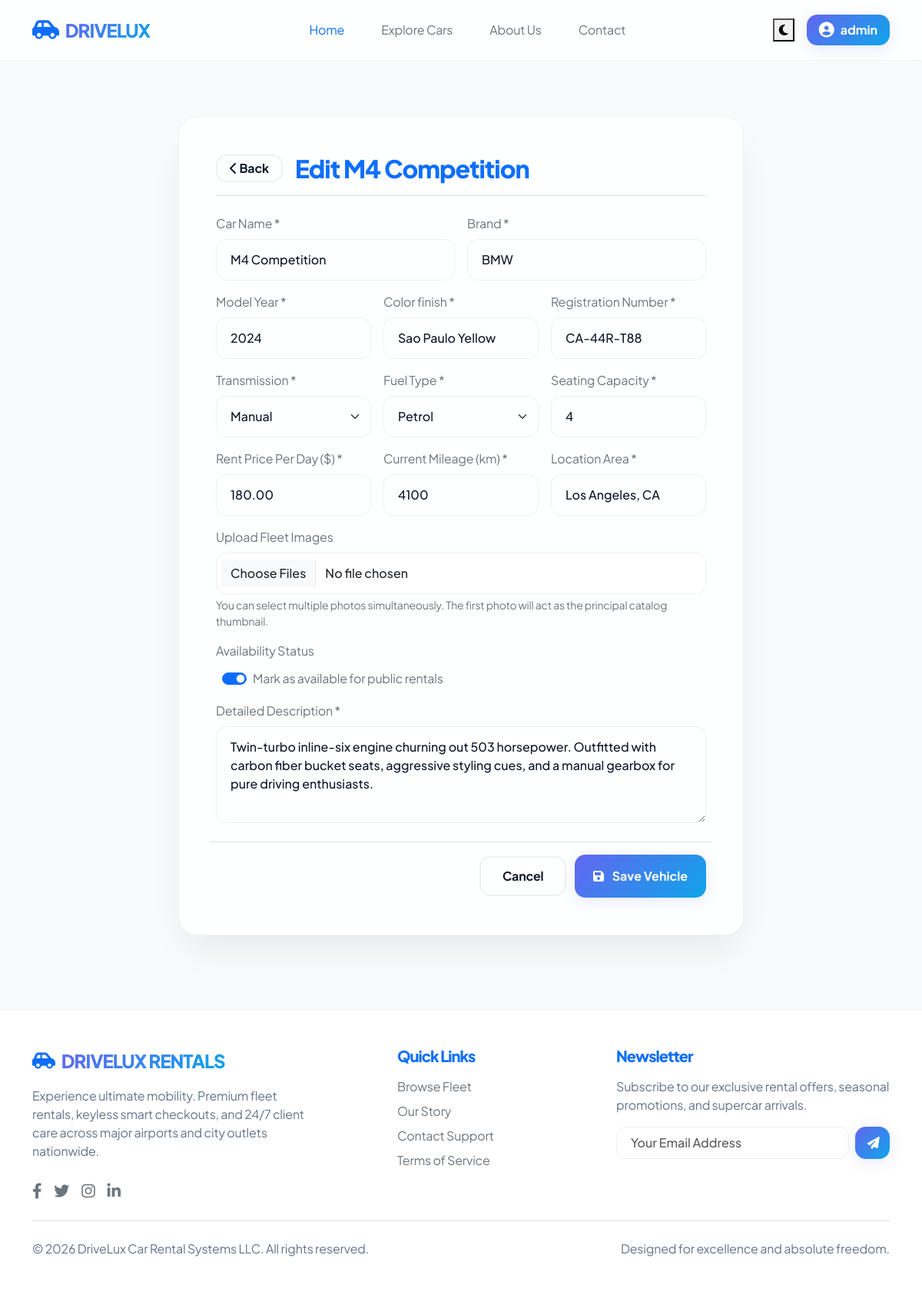
The page /cars/admin/car/edit/4/ (signed in) on the database its author committed.
### apps/cars/models.py (models this page shows, shortened)
class Car(models.Model):
    TRANSMISSION_CHOICES = (
        ('Automatic', 'Automatic'),
        ('Manual', 'Manual'),
    )
    FUEL_CHOICES = (
        ('Petrol', 'Petrol'),
        ('Diesel', 'Diesel'),
        ('Electric', 'Electric'),
        ('Hybrid', 'Hybrid'),
    )
    name = models.CharField(max_length=100)
    brand = models.CharField(max_length=50)
    model_year = models.IntegerField()
    color = models.CharField(max_length=30)
    transmission_type = models.CharField(max_length=20, choices=TRANSMISSION_CHOICES, default='Automatic')
    fuel_type = models.CharField(max_length=20, choices=FUEL_CHOICES, default='Petrol')
    seating_capacity = models.IntegerField(default=5)
    rent_price_per_day = models.DecimalField(max_digits=10, decimal_places=2)
    is_available = models.BooleanField(default=True)
    description = models.TextField()
    location = models.CharField(max_length=100)
    mileage = models.IntegerField(help_text="Mileage in km")
    registration_number = models.CharField(max_length=50, unique=True)
    created_at = models.DateTimeField(auto_now_add=True)

### apps/cars/views.py (the view)
# urls.py: path('admin/car/edit/<int:car_id>/', views.admin_edit_car, name='admin_edit_car'),
@login_required
def admin_edit_car(request, car_id):
    if not (hasattr(request.user, 'profile') and request.user.profile.role == 'admin'):
        messages.error(request, "Unauthorized access.")
        return redirect('home')
    car = get_object_or_404(Car, id=car_id)
    if request.method == 'POST':
        form = CarForm(request.POST, request.FILES, instance=car)
        if form.is_valid():
            form.save()
            images = request.FILES.getlist('images')
            for img in images:
                is_primary = not car.images.exists()
                CarImage.objects.create(car=car, image=img, is_primary=is_primary)
            messages.success(request, f"Successfully updated {car.brand} {car.name}!")
            return redirect('admin_dashboard')
        else:
            messages.error(request, "Failed to update vehicle. Please correct errors.")
    else:
        form = CarForm(instance=car)
    return render(request, 'cars/admin_car_form.html', {'form': form, 'car': car, 'title': f'Edit {car.name}'})

### templates/cars/admin_car_form.html (shortened to what this page needs)
{% extends 'base.html' %}
{% block content %}
<div class="container py-5 mt-4">
    <div class="row justify-content-center">
        <div class="col-lg-8">
            <div class="glass-panel p-4 p-md-5">
                <div class="d-flex align-items-center gap-3 mb-4 pb-3 border-bottom border-color">
                    <a href="{% url 'admin_dashboard' %}" class="btn btn-premium-outline py-1 px-3 fs-7" title="Go Back"><i class="fas fa-chevron-left"></i> Back</a>
                    <h2 class="text-primary mb-0 font-weight-800">{{ title }}</h2>
                </div>
                <form method="POST" enctype="multipart/form-data" class="row g-3">
                    <div class="col-md-6">
                        <label class="form-label text-secondary font-weight-600">Car Name *</label>
                        {{ form.name }}
                    </div>
                    <div class="col-md-6">
                        <label class="form-label text-secondary font-weight-600">Brand *</label>
                        {{ form.brand }}
                    </div>
                    <div class="col-md-4">
                        <label class="form-label text-secondary font-weight-600">Model Year *</label>
                        {{ form.model_year }}
                    </div>
                    <div class="col-md-4">
                        <label class="form-label text-secondary font-weight-600">Color finish *</label>
                        {{ form.color }}
                    </div>
                    <div class="col-md-4">
                        <label class="form-label text-secondary font-weight-600">Registration Number *</label>
                        {{ form.registration_number }}
                    </div>
                    <div class="col-md-4">
                        <label class="form-label text-secondary font-weight-600">Transmission *</label>
                        {{ form.transmission_type }}
                    </div>
                    <div class="col-md-4">
                        <label class="form-label text-secondary font-weight-600">Fuel Type *</label>
                        {{ form.fuel_type }}
                    </div>
                    <div class="col-md-4">
                        <label class="form-label text-secondary font-weight-600">Seating Capacity *</label>
                        {{ form.seating_capacity }}
                    </div>
                    <div class="col-md-4">
                        <label class="form-label text-secondary font-weight-600">Rent Price Per Day ($) *</label>
                        {{ form.rent_price_per_day }}
                    </div>
                    <div class="col-md-4">
                        <label class="form-label text-secondary font-weight-600">Current Mileage (km) *</label>
                        {{ form.mileage }}
                    </div>
                    <div class="col-md-4">
                        <label class="form-label text-secondary font-weight-600">Location Area *</label>
                        {{ form.location }}
                    </div>
                    <div class="col-12">
                        <label class="form-label text-secondary font-weight-600">Upload Fleet Images</label>
                        <input type="file" name="images" class="form-control bg-white text-dark shadow-none border-color" multiple accept="image/*">
                        <small class="text-secondary mt-1 d-block">You can select multiple photos simultaneously. The first photo will act as the principal catalog thumbnail.</small>
                    </div>
                    <div class="col-12">
                        <label class="form-label text-secondary font-weight-600">Availability Status</label>
                        <div class="form-check form-switch p-0 ps-5 mt-1">
                            {{ form.is_available }}
                            <label class="form-check-label text-secondary fs-7" for="id_is_available">Mark as available for public rentals</label>
                        </div>
                    </div>
                    <div class="col-12">
                        <label class="form-label text-secondary font-weight-600">Detailed Description *</label>
                        {{ form.description }}
                    </div>
                    <div class="col-12 text-end mt-4 pt-3 border-top border-color">
                        <a href="{% url 'admin_dashboard' %}" class="btn btn-premium-outline me-2">Cancel</a>
                        <button type="submit" class="btn btn-premium px-4 py-3"><i class="fas fa-save me-2"></i> Save Vehicle</button>
                    </div>
                </form>
            </div>
        </div>
    </div>
</div>
{% endblock %}

### templates/base.html (shortened to what this page needs)
<!DOCTYPE html>
<html lang="en" data-theme="light">
<head>
    <link href="https://cdn.jsdelivr.net/npm/bootstrap@5.3.2/dist/css/bootstrap.min.css" rel="stylesheet">
    <link rel="stylesheet" href="https://cdnjs.cloudflare.com/ajax/libs/font-awesome/6.4.0/css/all.min.css">
    {% load static %}
    <link rel="stylesheet" href="{% static 'css/style.css' %}">
</head>
<body>
    <div id="toast-container" class="position-fixed bottom-0 end-0 p-4" style="z-index: 1050; display: flex; flex-direction: column; gap: 10px;"></div>
    <nav class="navbar navbar-expand-lg navbar-premium py-3 sticky-top">
        <div class="container">
            <a class="navbar-brand d-flex align-items-center gap-2" href="{% url 'home' %}" id="main-logo-link">
                <i class="fas fa-car-side text-primary fs-3"></i>
                <span class="brand-font fs-4 text-primary tracking-tight">DRIVELUX</span>
            </a>
            <div class="collapse navbar-collapse" id="navbarContent">
                <ul class="navbar-nav mx-auto mb-2 mb-lg-0 gap-1 gap-lg-3">
                    <li class="nav-item">
                        <a class="nav-link font-weight-600 px-3 py-2 text-primary" href="{% url 'home' %}">Home</a>
                    </li>
                    <li class="nav-item">
                        <a class="nav-link font-weight-600 px-3 py-2 text-secondary" href="{% url 'car_list' %}">Explore Cars</a>
                    </li>
                    <li class="nav-item">
                        <a class="nav-link font-weight-600 px-3 py-2 text-secondary" href="{% url 'about' %}">About Us</a>
                    </li>
                    <li class="nav-item">
                        <a class="nav-link font-weight-600 px-3 py-2 text-secondary" href="{% url 'contact' %}">Contact</a>
                    </li>
                </ul>
                <div class="d-flex align-items-center gap-3">
                    <button id="theme-toggle" class="theme-switch-btn" title="Toggle Theme" aria-label="Theme Toggler">
                        <i id="theme-toggle-icon" class="fas fa-moon"></i>
                    </button>
                    {% if request.user.is_authenticated %}
                        <div class="dropdown">
                            <button class="btn btn-premium d-flex align-items-center gap-2 px-3 py-2" type="button" id="userMenuDropdown" data-bs-toggle="dropdown" aria-expanded="false">
                                <i class="fas fa-user-circle fs-5"></i>
                                <span>{{ request.user.username }}</span>
                            </button>
                        </div>
                    {% else %}
                        <a href="{% url 'login' %}" class="btn-premium-outline text-decoration-none">Log In</a>
                        <a href="{% url 'register' %}" class="btn-premium text-decoration-none">Sign Up</a>
                    {% endif %}
                </div>
            </div>
        </div>
    </nav>
    <main style="min-height: 75vh;">
        {% block content %}{% endblock %}
    </main>
    <footer class="py-5 mt-5" style="background-color: var(--bg-secondary); border-top: 1px solid var(--border-color); color: var(--text-secondary);">
        <div class="container">
            <div class="row g-4 justify-content-between">
                <div class="col-lg-4 col-md-6">
                    <div class="d-flex align-items-center gap-2 mb-3 text-primary">
                        <i class="fas fa-car-side fs-4"></i>
                        <span class="brand-font fs-4 tracking-tight">DRIVELUX RENTALS</span>
                    </div>
                    <p class="mb-4">
                        Experience ultimate mobility. Premium fleet rentals, keyless smart checkouts, and 24/7 client care across major airports and city outlets nationwide.
                    </p>
                    <div class="d-flex gap-3">
                        <a href="#" class="text-secondary fs-5" aria-label="Facebook"><i class="fab fa-facebook-f"></i></a>
                        <a href="#" class="text-secondary fs-5" aria-label="Twitter"><i class="fab fa-twitter"></i></a>
                        <a href="#" class="text-secondary fs-5" aria-label="Instagram"><i class="fab fa-instagram"></i></a>
                        <a href="#" class="text-secondary fs-5" aria-label="Linkedin"><i class="fab fa-linkedin-in"></i></a>
                    </div>
                </div>
                <div class="col-lg-2 col-md-6">
                    <h5 class="text-primary mb-3">Quick Links</h5>
                    <ul class="list-unstyled d-flex flex-column gap-2">
                        <li><a href="{% url 'car_list' %}" class="text-decoration-none text-secondary">Browse Fleet</a></li>
                        <li><a href="{% url 'about' %}" class="text-decoration-none text-secondary">Our Story</a></li>
                        <li><a href="{% url 'contact' %}" class="text-decoration-none text-secondary">Contact Support</a></li>
                        <li><a href="#" class="text-decoration-none text-secondary">Terms of Service</a></li>
                    </ul>
                </div>
                <div class="col-lg-4 col-md-12">
                    <h5 class="text-primary mb-3">Newsletter</h5>
                    <p>Subscribe to our exclusive rental offers, seasonal promotions, and supercar arrivals.</p>
                    <form class="d-flex gap-2 mt-3" onsubmit="event.preventDefault(); window.showToast('Subscribed to Newsletter!', 'success');">
                        <input type="email" class="form-control py-2 shadow-none border-color" placeholder="Your Email Address" required>
                        <button type="submit" class="btn btn-premium px-3 py-2"><i class="fas fa-paper-plane"></i></button>
                    </form>
                </div>
            </div>
            <hr class="my-4 border-color">
            <div class="row align-items-center justify-content-between g-2">
                <div class="col-md-6 text-center text-md-start">
                    <p class="mb-0 fs-7">&copy; 2026 DriveLux Car Rental Systems LLC. All rights reserved.</p>
                </div>
                <div class="col-md-6 text-center text-md-end">
                    <p class="mb-0 fs-7">Designed for excellence and absolute freedom.</p>
                </div>
            </div>
        </div>
    </footer>
</body>
</html>

### rows shown on the page
Car: name "M4 Competition", brand "BMW", model_year "2024", color "Sao Paulo Yellow", registration_number "CA-44R-T88", transmission_type "Manual", fuel_type "Petrol", seating_capacity "4", rent_price_per_day "180.00", mileage "4100", location "Los Angeles, CA", is_available "☑", description "Twin-turbo inline-six engine churning out 503 horsepower. Outfitted with carbon fiber bucket seats, aggressive styling cues, and a manual gearbox for pure driving enthusiasts."

### other values the page prints
{{ request.user.username }} "admin"
{{ title }} "Edit M4 Competition"
